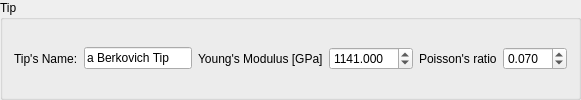
               <widget class="QGroupBox" name="groupBox_17">
                <property name="sizePolicy">
                 <sizepolicy hsizetype="Maximum" vsizetype="Maximum">
                  <horstretch>0</horstretch>
                  <verstretch>0</verstretch>
                 </sizepolicy>
                </property>
                <property name="title">
                 <string>Tip</string>
                </property>
                <layout class="QGridLayout" name="gridLayout_36">
                 <item row="0" column="1">
                  <widget class="QLineEdit" name="lineEdit_TipName_tabTipRadius">
                   <property name="sizePolicy">
                    <sizepolicy hsizetype="Expanding" vsizetype="Fixed">
                     <horstretch>0</horstretch>
                     <verstretch>0</verstretch>
                    </sizepolicy>
                   </property>
                   <property name="text">
                    <string>a Berkovich Tip</string>
                   </property>
                  </widget>
                 </item>
                 <item row="0" column="2">
                  <widget class="QLabel" name="label_38">
                   <property name="text">
                    <string>Young's Modulus [GPa]</string>
                   </property>
                  </widget>
                 </item>
                 <item row="0" column="5">
                  <widget class="QDoubleSpinBox" name="doubleSpinBox_Poisson_Tip_tabTipRadius">
                   <property name="decimals">
                    <number>3</number>
                   </property>
                   <property name="value">
                    <double>0.070000000000000</double>
                   </property>
                  </widget>
                 </item>
                 <item row="0" column="4">
                  <widget class="QLabel" name="label_71">
                   <property name="text">
                    <string>Poisson's ratio</string>
                   </property>
                  </widget>
                 </item>
                 <item row="0" column="3">
                  <widget class="QDoubleSpinBox" name="doubleSpinBox_E_Tip_tabTipRadius">
                   <property name="decimals">
                    <number>3</number>
                   </property>
                   <property name="maximum">
                    <double>99999.990000000005239</double>
                   </property>
                   <property name="value">
                    <double>1141.000000000000000</double>
                   </property>
                  </widget>
                 </item>
                 <item row="0" column="0">
                  <widget class="QLabel" name="label_70">
                   <property name="text">
                    <string>Tip's Name:</string>
                   </property>
                  </widget>
                 </item>
                </layout>
               </widget>
